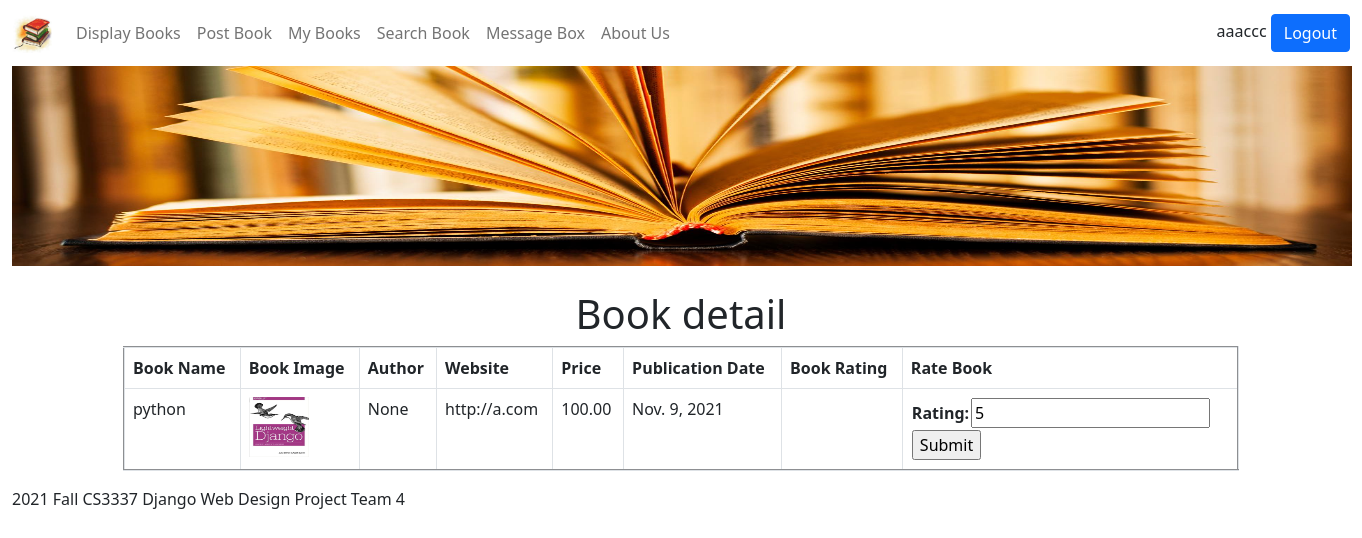
Page /book_detail/1 (signed in) on the earlier database version.
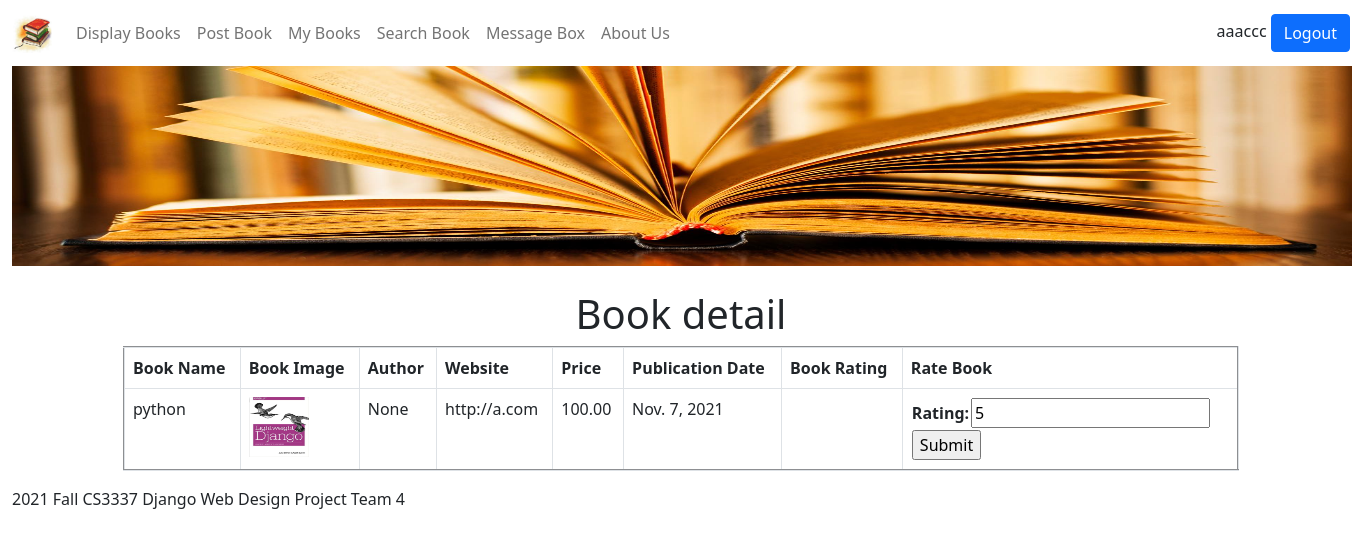
Same page on the later database version.
### bookMng/models.py (models this page shows, shortened)
class Book(models.Model):
    name = models.CharField(max_length=200)
    web = models.URLField(max_length=200)
    price = models.DecimalField(decimal_places=2, max_digits=6)
    publishdate = models.DateField(auto_now=True)
    picture = models.FileField(upload_to='bookEx/static/uploads')
    pic_path = models.CharField(max_length=300, editable=False, blank=True)
    username = models.ForeignKey(User, blank=True, null=True, on_delete=models.CASCADE)
    total_rating = models.DecimalField(decimal_places=1, max_digits=65, default=5)

### bookMng/views.py (the view)
# urls.py: path('book_detail/<int:book_id>',views.book_detail, name='book_detail'),
@login_required(login_url=reverse_lazy('login'))
def book_detail(request, book_id):
    book = Book.objects.get(id=book_id)
    book.pic_path = book.picture.url[14:]
    form = BookRatingForm(request.POST or None)
    if request.method == 'POST':
        if form.is_valid():
            book_rating = form.save(commit=False)
            book.total_rating = book_rating.rating
            book.save()
            return HttpResponseRedirect('/displaybooks')
    return render(request,
                  'bookMng/book_detail.html',
                  {
                      'item_list': MainMenu.objects.all(),
                      'book': book,
                      'form': form,
                  })

### bookMng/forms.py
class BookRatingForm(ModelForm):
    class Meta:
        model = BookRating
        fields = [
            'rating',
        ]

### bookEx/templates/bookMng/book_detail.html (shortened to what this page needs)
{% extends "base.html" %}
{% load static %}
{% block content %}
<h1 align="center"> Book detail </h1>
<table align="center" border="2" width="500" class="table table-bordered">
    <thead class="thead-light">
    <tr>
        <th scope="col">Book Name</th>
        <th scope="col">Book Image</th>
        <th scope="col">Author</th>
        <th scope="col">Website</th>
        <th scope="col">Price</th>
        <th scope="col">Publication Date</th>
        <th scope="col">Book Rating</th>
        <th scope="col">Rate Book</th>
    </tr>
    </thead>
    <tr>
        <td>{{ book.name }}</td>
        <td>
            <img src="{% static book.pic_path %}" width="60" height="60">
        </td>
        <td>{{ book.username }}</td>
        <td>{{ book.web }}</td>
        <td>{{ book.price }}</td>
        <td>{{ book.publishdate }}</td>
        <td>{{ book.avg_rating }}</td>
        <td>
            <form action="" enctype="multipart/form-data" method="post" novalidate>
                <table>
                    {{ form.as_table }}
                    <tr>
                        <td colspan="2"><input type="submit" value="Submit"></td>
                    </tr>
                </table>
            </form>
        </td>
    </tr>
</table>
{% endblock content %}

### bookEx/templates/base.html (shortened to what this page needs)
{% load static %}
<!DOCTYPE html>
<html lang="en">
<head>
    <link href="{% static 'main.css' %}" rel="stylesheet" type="text/css">
    <link href="https://cdn.jsdelivr.net/npm/bootstrap@5.0.2/dist/css/bootstrap.min.css" rel="stylesheet">
</head>
<body class="container-fluid">
    <nav class="navbar navbar-expand-sm navbar-light">
        <a class="navbar-brand" href="/">
            <img src="{% static 'logo.jfif' %}" width="40" height ="40" alt=""/>
        </a>
        <div class="collapse navbar-collapse">
            <ul class="navbar-nav mr-auto">
                    <li class="nav-item">
                        <a class="nav-link" href="\displaybooks">Display Books</a>
                    </li>
                    <li class="nav-item">
                        <a class="nav-link" href="\postbook">Post Book</a>
                    </li>
                    <li class="nav-item">
                        <a class="nav-link" href="\mybooks">My Books</a>
                    </li>
                    <li class="nav-item">
                        <a class="nav-link" href="\search">Search Book</a>
                    </li>
                    <li class="nav-item">
                        <a class="nav-link" href="\messagebox">Message Box</a>
                    </li>
                    <li class="nav-item">
                        <a class="nav-link" href="\aboutus">About Us</a>
                    </li>
                </ul>
        </div>
        <div class="container-sm-2" align="right">
            {% if user.is_authenticated %}
            {{ user.username }}
                    <a class="btn btn-primary" href="{% url 'logout' %}?next=/" role="button">Logout</a>
                {% else %}
                    Not Logged in
                    <a class="btn btn-primary" href="{% url 'login' %}?next=/" role="button">Login</a>
            {% endif %}
        </div>
    </nav>
    <div class="col-md-12 col-lg-12" >
        <div class="px-0" align="center">
            <img src="{% static 'topbanner.jpg' %}" width="1340" height="200" alt=""/>
        </div>
    </div>
    <br>
    <div class="container" align="center">
        {% block content %}{% endblock content %}
    </div>
    <div id="footer" class="col-12 mt-3">
        2021 Fall CS3337 Django Web Design Project Team 4
    </div>
</body>
</html>

Differences in the rows shown:
changed Book "python": publishdate "Nov. 9, 2021" → "Nov. 7, 2021"
